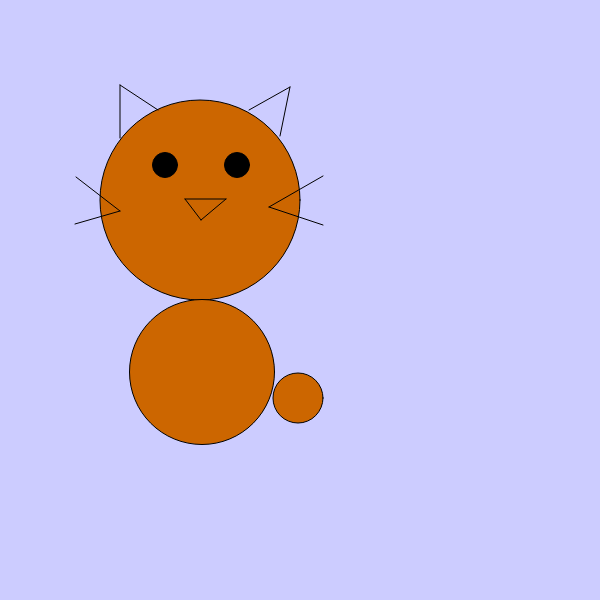
Frame 1 (no input)
Frame 60 (no input): identical to frame 1, image omitted
Frame 120 (the mouse pressed at the canvas centre since frame 60): identical to frame 1, image omitted

The p5.js sketch that drew this single still picture (run headless with seeded random() and noise() and a simulated clock; from frame 60 on, the mouse is pressed at the canvas centre):

// p5.js sketch
// ── sketch.js
function setup() {
  createCanvas(600, 600);
}

function draw() {
  background(204,204,255);
  
  // YOUR CODE HERE
  fill(204,102,0)
  ellipse(200,200,200,200)
  fill(0,0,0)
  ellipse(165,165,25,25)
  ellipse(237,165,25,25)
  line(185,199,226,199)
  line(185,199,201,220)
  line(201,220,226,199)
  line(76,177,120,211)
  line(120,211, 75,224)
  line(269,207, 323,176)
  line(269,207, 323,225)
  line(120,138, 120,85)
  line(120,85,158,110)
  line(249,110,290,87)
  line(290,87, 280,136)
  fill(204,102,0)
  ellipse(202,372,145,145)
  ellipse(298,398,50,50)
  // YOUR CODE HERE
  
  
}
